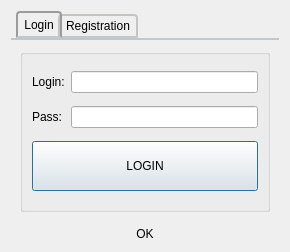
<?xml version="1.0" encoding="UTF-8"?>
<ui version="4.0">
 <class>loginWindow</class>
 <widget class="QDialog" name="loginWindow">
  <property name="geometry">
   <rect>
    <x>0</x>
    <y>0</y>
    <width>290</width>
    <height>235</height>
   </rect>
  </property>
  <property name="sizePolicy">
   <sizepolicy hsizetype="Fixed" vsizetype="Fixed">
    <horstretch>0</horstretch>
    <verstretch>0</verstretch>
   </sizepolicy>
  </property>
  <property name="contextMenuPolicy">
   <enum>Qt::NoContextMenu</enum>
  </property>
  <property name="windowTitle">
   <string>CYBER JIHAD BOT v 1.00</string>
  </property>
  <property name="whatsThis">
   <string notr="true"/>
  </property>
  <layout class="QGridLayout" name="gridLayout">
   <item row="0" column="0">
    <widget class="QTabWidget" name="tabWidget">
     <property name="styleSheet">
      <string notr="true">QTabWidget::pane { /* The tab widget frame */
     border-top: 2px solid #C2C7CB;
 }

 QTabWidget::tab-bar {
     left: 5px; /* move to the right by 5px */
 }

 /* Style the tab using the tab sub-control. Note that
     it reads QTabBar _not_ QTabWidget */
 QTabBar::tab {
     background: qlineargradient(x1: 0, y1: 0, x2: 0, y2: 1,
                                 stop: 0 #E1E1E1, stop: 0.4 #DDDDDD,
                                 stop: 0.5 #D8D8D8, stop: 1.0 #D3D3D3);
     border: 2px solid #C4C4C3;
     border-bottom-color: #C2C7CB; /* same as the pane color */
     border-top-left-radius: 4px;
     border-top-right-radius: 4px;
     min-width: 28ex;
     padding-left: 6px;
     padding-right: 6px;
     padding-top: 3px;
     padding-bottom: 3px;
 }

 QTabBar::tab:selected {
     background: qlineargradient(x1: 0, y1: 0, x2: 0, y2: 1,
                                 stop: 0 #faffca, stop: 0.4 #ffffd4,
                                 stop: 0.6 #e7f7e7, stop: 1.0 #fafffa);
 }

QTabBar::tab:hover {
     background: qlineargradient(x1: 0, y1: 0, x2: 0, y2: 1,
                                 stop: 0 #aaffaa, stop: 0.4 #ffffa4,
                                 stop: 0.6 #ccffcc, stop: 1.0 #ddffdd);
 }

 QTabBar::tab:selected {
     border-color: #9B9B9B;
     border-bottom-color: #C2C7CB; /* same as pane color */
 }

 QTabBar::tab:!selected {
     margin-top: 3px; /* make non-selected tabs look smaller */
 }

 /* make use of negative margins for overlapping tabs */
 QTabBar::tab:selected {
     /* expand/overlap to the left and right by 4px */
     margin-left: -4px;
     margin-right: -4px;
 }

 QTabBar::tab:first:selected {
     margin-left: 0; /* the first selected tab has nothing to overlap with on the left */
 }

 QTabBar::tab:last:selected {
     margin-right: 0; /* the last selected tab has nothing to overlap with on the right */
 }

 QTabBar::tab:only-one {
     margin: 0; /* if there is only one tab, we don't want overlapping margins */
 }</string>
     </property>
     <property name="currentIndex">
      <number>0</number>
     </property>
     <widget class="QWidget" name="tab">
      <attribute name="title">
       <string>Login</string>
      </attribute>
      <layout class="QGridLayout" name="gridLayout_2">
       <item row="0" column="0">
        <widget class="QGroupBox" name="groupBox">
         <property name="title">
          <string/>
         </property>
         <layout class="QGridLayout" name="gridLayout_4">
          <item row="0" column="0">
           <widget class="QLabel" name="label">
            <property name="text">
             <string>Login:</string>
            </property>
           </widget>
          </item>
          <item row="0" column="1">
           <widget class="QLineEdit" name="login_login"/>
          </item>
          <item row="1" column="0">
           <widget class="QLabel" name="label_2">
            <property name="text">
             <string>Pass:</string>
            </property>
           </widget>
          </item>
          <item row="1" column="1">
           <widget class="QLineEdit" name="login_pass">
            <property name="echoMode">
             <enum>QLineEdit::Password</enum>
            </property>
           </widget>
          </item>
          <item row="2" column="0" colspan="2">
           <widget class="QPushButton" name="login_button">
            <property name="minimumSize">
             <size>
              <width>50</width>
              <height>50</height>
             </size>
            </property>
            <property name="text">
             <string>LOGIN</string>
            </property>
           </widget>
          </item>
         </layout>
        </widget>
       </item>
      </layout>
     </widget>
     <widget class="QWidget" name="tab_2">
      <attribute name="title">
       <string>Registration</string>
      </attribute>
      <layout class="QGridLayout" name="gridLayout_3">
       <item row="0" column="0">
        <widget class="QGroupBox" name="groupBox_3">
         <property name="title">
          <string/>
         </property>
         <layout class="QGridLayout" name="gridLayout_5">
          <item row="0" column="1">
           <widget class="QLineEdit" name="reg_login"/>
          </item>
          <item row="0" column="0">
           <widget class="QLabel" name="label_4">
            <property name="text">
             <string>Login:</string>
            </property>
           </widget>
          </item>
          <item row="3" column="0" colspan="2">
           <widget class="QPushButton" name="register_button">
            <property name="minimumSize">
             <size>
              <width>50</width>
              <height>50</height>
             </size>
            </property>
            <property name="text">
             <string>REGISTER</string>
            </property>
           </widget>
          </item>
          <item row="1" column="0">
           <widget class="QLabel" name="label_5">
            <property name="text">
             <string>Pass:</string>
            </property>
           </widget>
          </item>
          <item row="1" column="1">
           <widget class="QLineEdit" name="reg_pass">
            <property name="echoMode">
             <enum>QLineEdit::Password</enum>
            </property>
           </widget>
          </item>
          <item row="2" column="0">
           <widget class="QLabel" name="label_6">
            <property name="text">
             <string>Invite:</string>
            </property>
           </widget>
          </item>
          <item row="2" column="1">
           <widget class="QLineEdit" name="reg_invite"/>
          </item>
         </layout>
        </widget>
       </item>
      </layout>
     </widget>
    </widget>
   </item>
   <item row="1" column="0">
    <widget class="QLabel" name="status_label">
     <property name="text">
      <string>OK</string>
     </property>
     <property name="alignment">
      <set>Qt::AlignCenter</set>
     </property>
    </widget>
   </item>
  </layout>
 </widget>
 <resources/>
 <connections/>
</ui>
